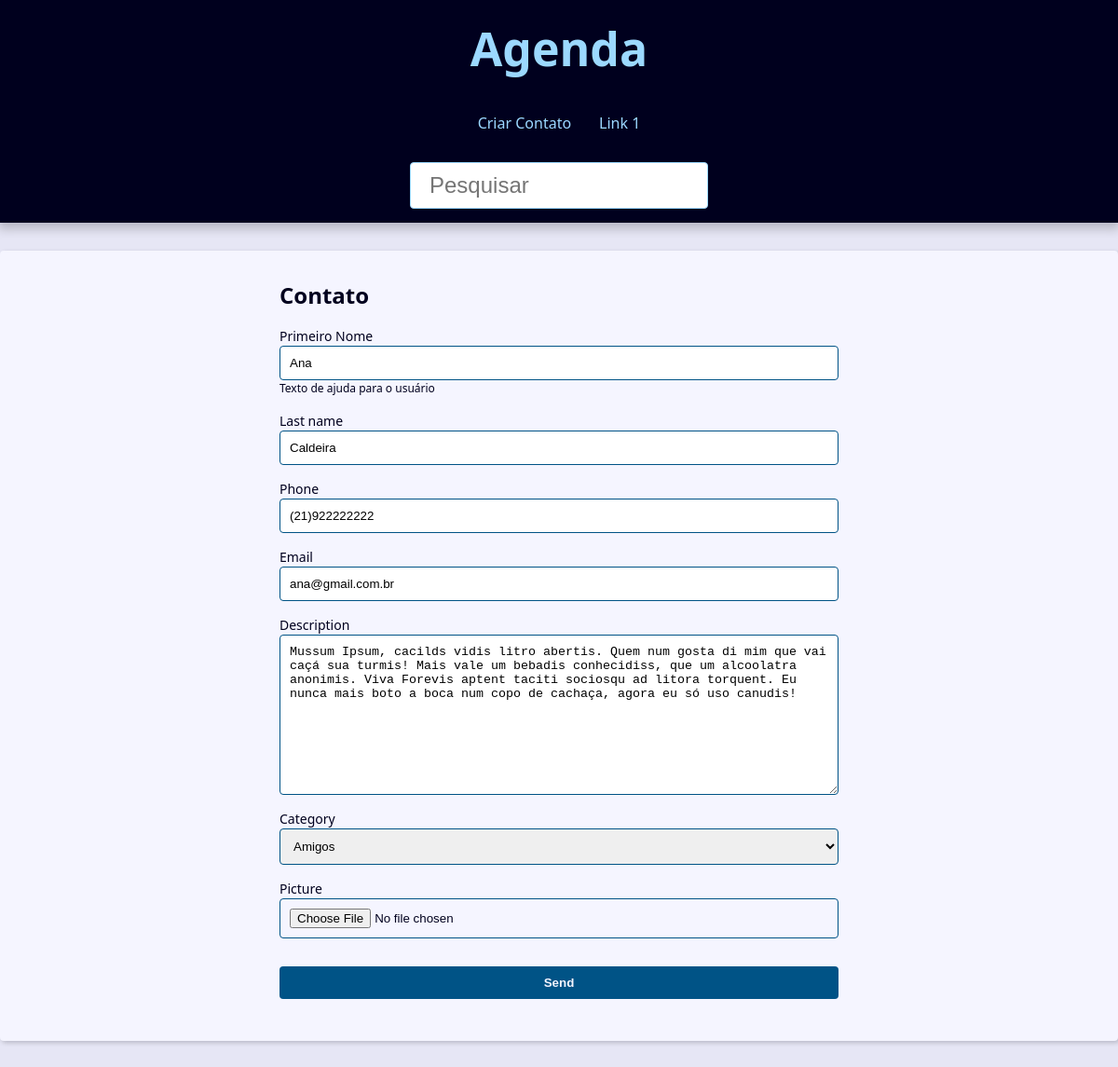
/contact/1/update/, run on the app's committed database.
### contact/models.py (models this page shows, shortened)
class Contact(models.Model):
    class Meta:
        verbose_name='Contact'
        verbose_name_plural='Contacts'
    first_name = models.CharField(max_length=50)
    last_name = models.CharField(max_length=50)
    phone = models.CharField(max_length=50)
    email = models.EmailField(max_length=254)
    created_date = models.DateTimeField(default=timezone.now)
    description = models.TextField(blank=True)
    show = models.BooleanField(default=True)
    picture = models.ImageField(blank=True, upload_to='pictures/%Y/%m/')
    category = models.ForeignKey(
        Category,
        on_delete=models.SET_NULL,
        blank=True,
        null=True
    )
    owner = models.ForeignKey(
        User,
        on_delete=models.SET_NULL,
        blank=True,
        null=True
    )

### contact/views/contact_forms.py (the view, shortened to what this page needs)
# urls.py: path('contact/<int:contact_id>/update/', views.update, name="update"),
def update(request, contact_id):
    contact = get_object_or_404(Contact, pk=contact_id, show=True)
    form_action=reverse('contact:update', args=(contact_id,))
    context = {
        'form': ContactForm(instance=contact),
        'form_action': form_action,
    }
    return render(request, 'contact/create.html', context)

### contact/forms.py (shortened to what this page needs)
class ContactForm(forms.ModelForm):
    class Meta:
        model = Contact
        fields = (
            'first_name',
            'last_name',
            'phone',
            'email',
            'description',
            'category',
            'picture',
        )
    picture = forms.ImageField(
        widget=forms.FileInput(
            attrs={
                'accept':'image/*',
            }
        )
    )
    first_name = forms.CharField(
        widget=forms.TextInput(
            attrs={
            'class': 'class-a class-b',
            'placeholder': 'Escreva seu Primeiro Nome',
            }
        ),
        label='Primeiro Nome',
        help_text='Texto de ajuda para o usuário',
    )

### contact/models.py (called while the page is built)
    def __str__(self):
        return self.name

### contact/templates/contact/create.html (shortened to what this page needs)
{% extends 'global/base.html' %}
{% block content %}
    <div class="form-wrapper">
        <h2>Contato</h2>
        <form
        action="{{ form_action }}"
        method="POST"
        enctype="multipart/form-data"
        >
        <div class="form-content">
            {% for field in form %}
            <div class="form-group">
                <label for="{{ field.id_for_label }}">{{ field.label }}</label>
                {{ field }}
                {% if field.help_text %}
                    <p class="help-text">{{ field.help_text }}</p>
                {% endif %}
            </div>
            {% endfor %}
        </div>
        <div class="form-content">
            <div class="form-group">
            <button class="btn" type="submit">Send</button>
            </div>
        </div>
        </form>
    </div>
{% endblock content %}

### base_static/global/css/style.css (style rules this page uses)
:root { --spacing: 1.5rem; --link-dark-color: rgb(0, 83, 134); --link-light-color: rgb(156, 217, 255); --clr-white: rgb(245, 245, 255); --clr-black: rgb(0, 0, 30); --clr-light-gray: rgb(230, 230, 245); --clr-dark-shadow-5: rgba(0, 0, 10, 5%); --clr-dark-shadow-10: rgba(0, 0, 10, 10%); --clr-dark-shadow-20: rgba(0, 0, 10, 20%); --clr-light-shadow-5: rgba(200, 200, 255, 5%); --clr-light-shadow-10: rgba(200, 200, 255, 10%); --clr-light-shadow-20: rgba(200, 200, 255, 20%); --main-page-width: 120rem; --table-min-width: 60rem; --biggest-font-size: 5rem; --bigger-font-size: 4rem; --big-font-size: 3.2rem; --medium-font-size: 2.4rem; --small-font-size: 1.6rem; --smaller-font-size: 1.4rem; --smallest-font-size: 1.2rem; --transition-fast: 300ms; --transition-medium: 600ms; --transition-slow: 1s; --default-border-radius: 4px; }
*, *::before, *::after { margin: 0; padding: 0; box-sizing: border-box; }
html { font-size: 62.5%; }
body { font-family: system-ui, -apple-system, BlinkMacSystemFont, 'Segoe UI', Roboto, Oxygen, Ubuntu, Cantarell, 'Open Sans', 'Helvetica Neue', sans-serif; line-height: 1.5; font-size: var(--small-font-size); color: var(--clr-black); -webkit-font-smoothing: antialiased; background: var(--clr-light-gray); }
.form-wrapper { max-width: 60rem; margin: var(--spacing) auto; }
.form-content { margin: var(--spacing) 0; }
.form-group { display: flex; flex-direction: column; padding-bottom: var(--spacing); }
.form-group p { margin: 1em 0; }
.form-group .help-text, .form-group .help-text ~ ul { margin: 0; font-size: var(--smallest-font-size); list-style: none; }
.form-group input, .form-group textarea, .form-group select { padding: 1rem; border-radius: var(--default-border-radius); border: 1px solid var(--link-dark-color); }
.form-group label { font-size: var(--smaller-font-size); }
.btn { background-color: var(--link-dark-color); color: var(--clr-white); font-weight: bold; border: none; padding: 1rem 2rem; border-radius: var(--default-border-radius); cursor: pointer; transition: filter var(--transition-fast) ease-in-out; }

### data on the page
Contact: form "Ana" "Caldeira" "(21)922222222" "ana@gmail.com.br" "Mussum Ipsum, cacilds vidis litro abertis. Quem num gosta di mim que vai caçá sua turmis! Mais vale um bebadis conhecidiss, que um alcoolatra anonimis. Viva Forevis aptent taciti sociosqu ad litora torquent. Eu nunca mais boto a boca num copo de cachaça, agora eu só uso canudis!" "Amigos"

### other printed values
{{ field.label }} "Primeiro Nome" "Last name" "Phone" "Email" "Description" "Category" "Picture"
{{ field.help_text }} "Texto de ajuda para o usuário"
